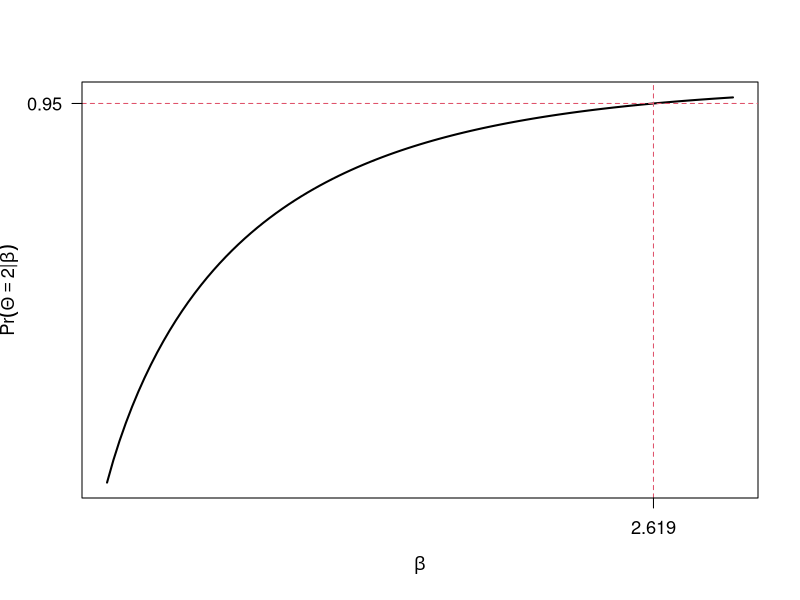
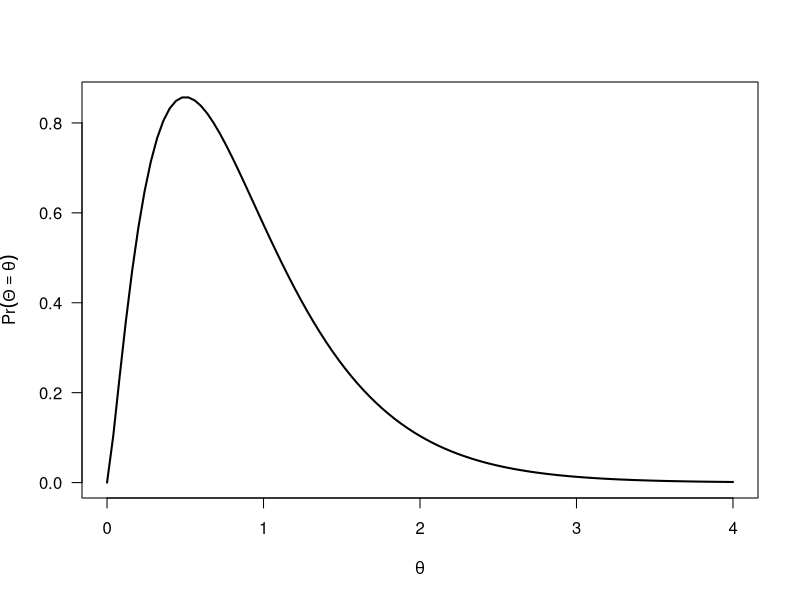
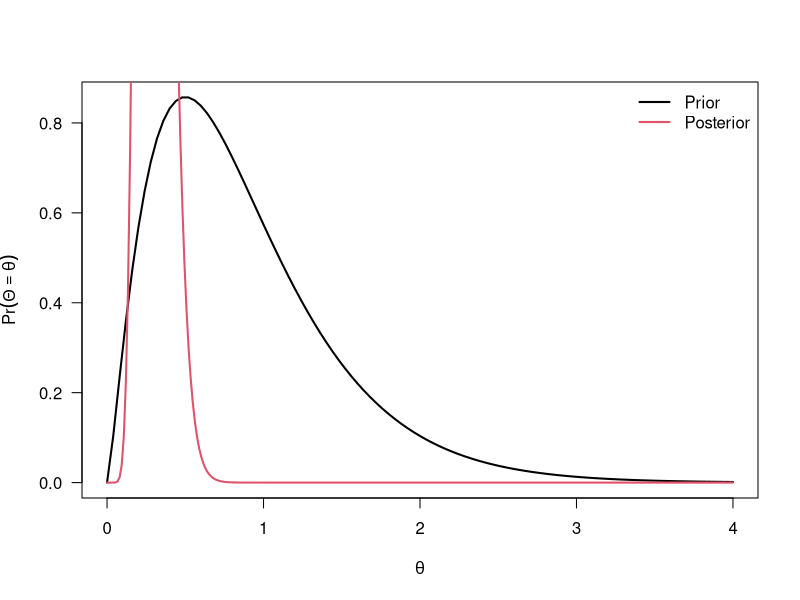

R code for these plots, in order:
## ---- chunk 1
knitr::opts_chunk$set(echo = TRUE)
## ---- chunk 2
scale = function(x) return(pgamma(2, shape = 0.5*x+1, rate = x ))

curve(scale(x), 
      xlim = c(0,3),
      lwd = 2,
      ylab = expression(Pr(Theta==2*"|"*beta)),
      xlab = expression(beta),
      axes = F,
      cex.lab = 1.1, font = 2)
box(lwd = 1)
abline(h = 0.95, col = 2, lty = 2)
abline(v = 2.619, col = 2, lty = 2)
axis(side = 1, labels = 2.619, at = 2.619, cex.axis = 1.1)
axis(side = 2, labels = 0.95, at = .95, las = 1, cex.axis = 1.1)
## ---- chunk 3
curve(dgamma(x, shape = 2.3095, rate = 2.619),
      lwd = 2,
      las = 1,
      ylab = expression(Pr(Theta==theta)),
      xlab = expression(theta),
      xlim = c(0,4))
rate = 2.619 ; shape = 2.3095
## ---- chunk 4
curve(dgamma(x, shape = 2.3095, rate = 2.619),
      lwd = 2,
      las = 1,
      ylab = expression(Pr(Theta==theta)),
      xlab = expression(theta),
      xlim = c(0,4))
curve(dgamma(x, shape = 10+shape, rate = 38+rate),
      lwd = 2,
      col = 2,
      add = T, n = 300)
legend('topright', bty = 'n', 
       legend = c('Prior', 'Posterior'),
       lwd = 2,
       col = 1:2)
